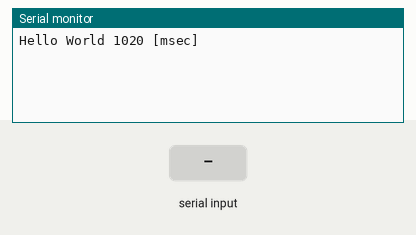
Simulated run of this sketch. Board: Arduino Uno, built with avr-gcc and run on an emulated ATmega328P. On the bench: the last lines printed to the serial monitor. The test bench sets the inputs (shaded band).

Above: at 1.2 s.
1.3 s: "k\n" received over Serial
At 2.9 s:
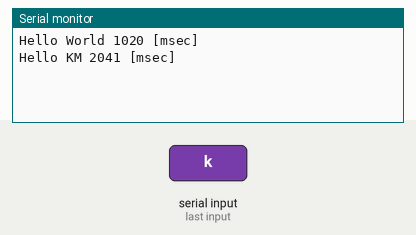
4.3 s: "1\n" received over Serial
At 5.4 s:
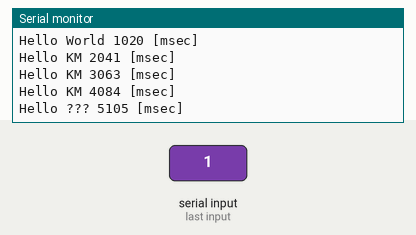
7.3 s: byte 119 ('w') received over Serial
At 8.6 s:
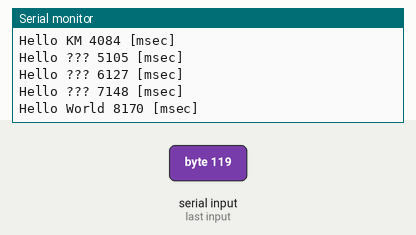
8.8 s: byte 107 ('k') received over Serial
At 10.0 s:
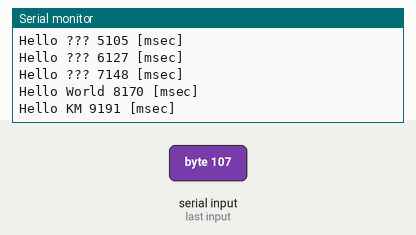
Timing chart, 0 to 11.3 s (numbered marks = the images above; inputs shaded):
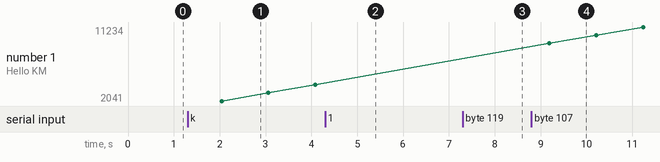

Measured:
- after the input at 1.3 s, the serial monitor: prints a new line after 0.74 s (image 1)
- after the input at 4.3 s, the serial monitor: prints a new line after 0.81 s (image 2)
- after the input at 7.3 s, the serial monitor: prints a new line after 0.87 s (image 3)
- after the input at 8.8 s, the serial monitor: prints a new line after 0.39 s (image 4)

The sketch:

SerialTest.ino
```cpp
#define MODE_HELLO_WORLD    (1)
#define MODE_HELLO_KM       (2)
#define MODE_HELLO_HATENA   (3)

#define WAIT_TIME           (20) // [ms]


int g_display_mode;
int g_count = 0;

void setup()
{
	Serial.begin(115200);

	g_display_mode = MODE_HELLO_WORLD;
}

void loop()
{
	if(Serial.available() > 0) {
        // read character from serial port
		int getstr = Serial.read();
        // int getstr_ = Serial.read();
		if(getstr == 'w') {
            g_display_mode = MODE_HELLO_WORLD;
        }
		else if(getstr == 'k') {
            g_display_mode = MODE_HELLO_KM;
        }
        else if(getstr != 'k' && getstr != 'w' && getstr != '\n') {
            g_display_mode = MODE_HELLO_HATENA;
        }
    }

	if(g_count > 50) {
        g_count = 0;
		int time = millis(); // get time
    	if(g_display_mode == MODE_HELLO_WORLD) {
        	Serial.print("Hello World "); // output string (and line feed)
        }
        else if(g_display_mode == MODE_HELLO_KM) {
        	Serial.print("Hello KM "); // output string (and line feed)
        }
        else {
        	Serial.print("Hello ??? "); // output string (and line feed)
        }
        // display time
        char txt[128];
        sprintf(txt, "%d [msec]\n", time);
        Serial.print(txt);
    }

	g_count ++;
    delay(WAIT_TIME);
}
```
